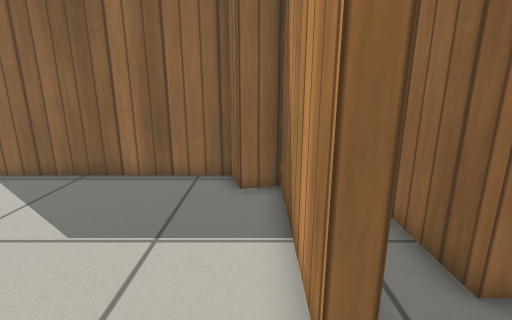
view 1 (above)

16 first-person views from a walk through a Gazebo world. The camera is 0.73 m above the floor, tilts 14° down and sees 85° across. The lines on the ground mark 1 m squares. The floor is counted in squares, 0.25 m on a side. Each view is taken from the middle of a square. On the plan, view 1 faces up. The plan holds only what a view shows up to about 20 squares ahead; the rest is blank. Gazebo's built-in surfaces are drawn with simple patterns.

view 2
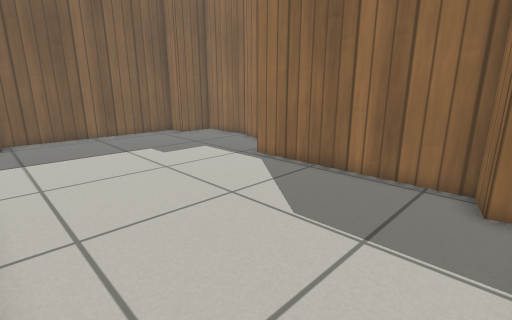

view 3
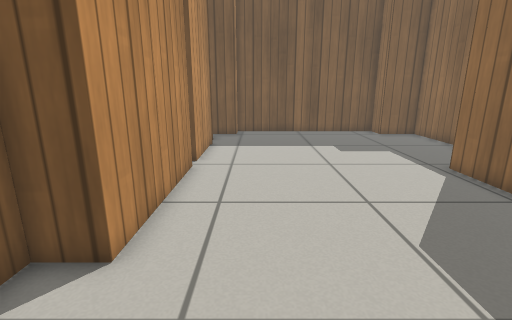

view 4
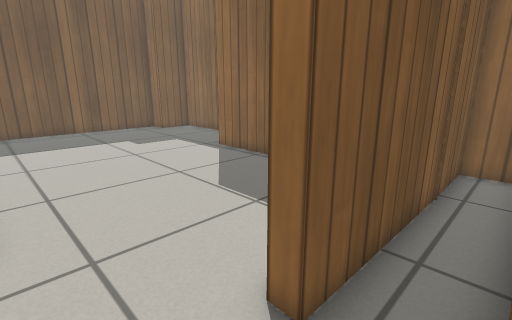

view 5
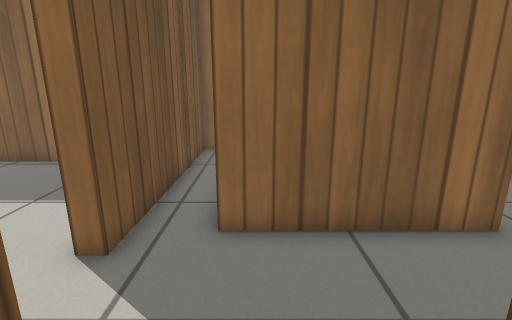

view 6
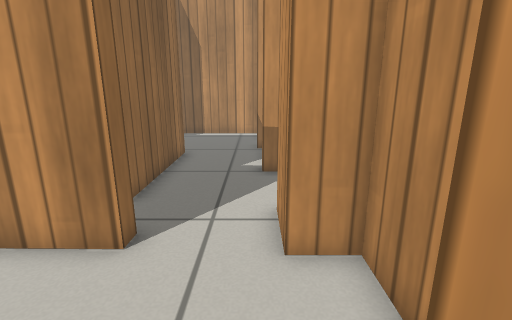

view 7
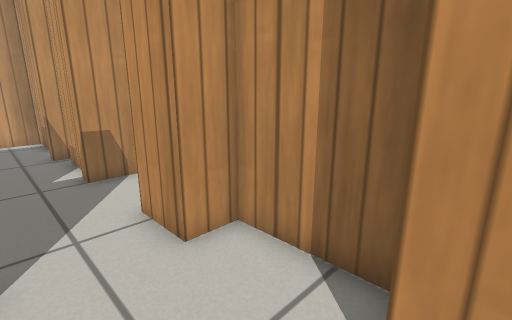

view 8
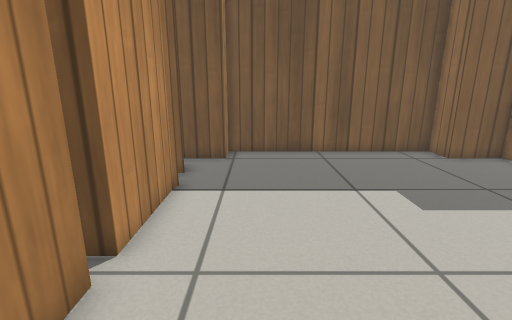

view 9
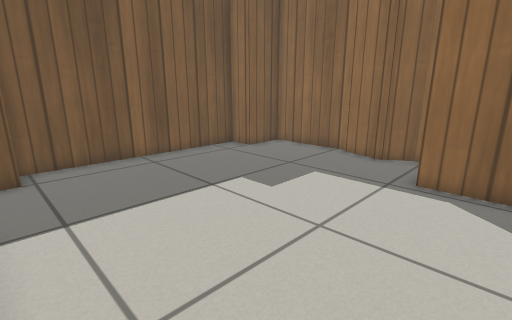

view 10
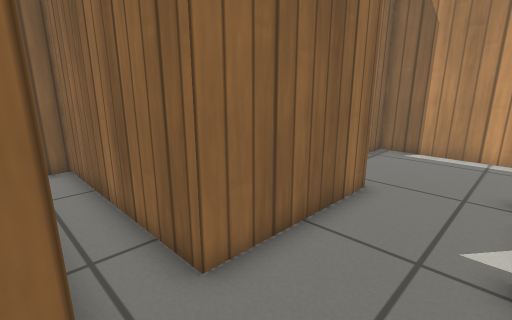

view 11
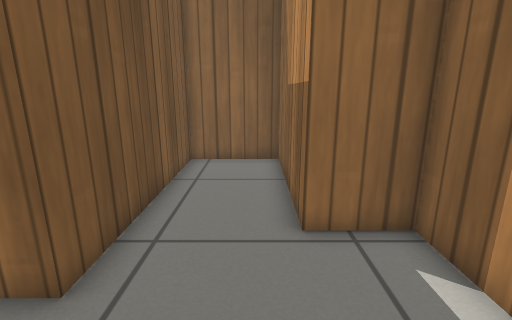

view 12
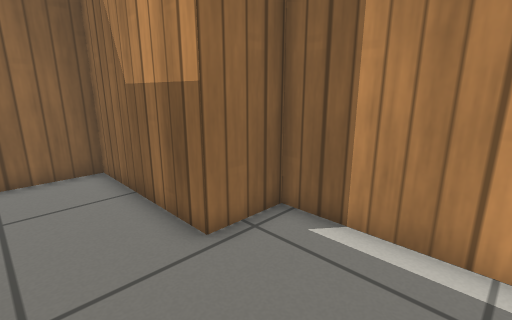

view 13
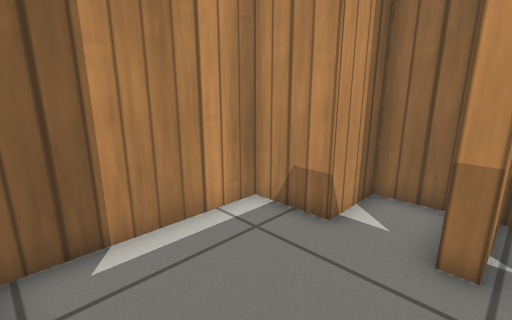

view 14
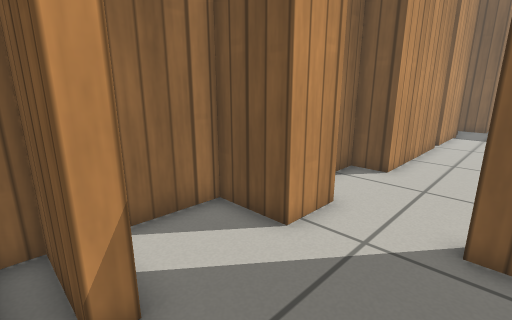

view 15
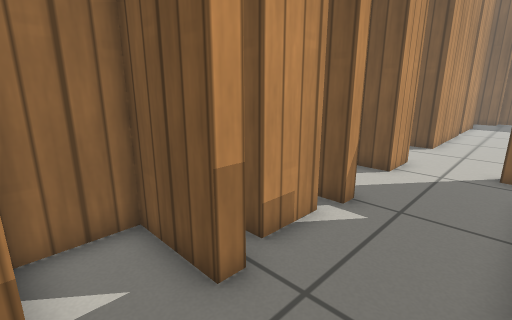

view 16
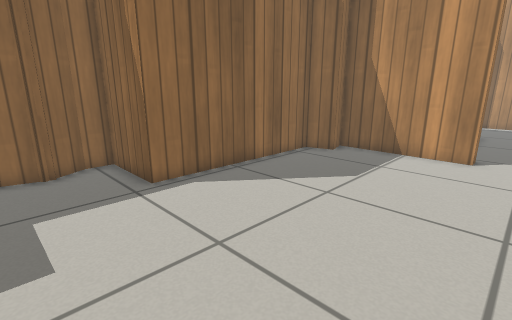

### Floor plan
Points are (right, up) in squares from view 1. A wall is a line through its corners. A room is listed if a view was taken in it or the views show most of it. See-through windows are left out.
Room 1 (views 1, 2, 6, 7, 8, 9, 16)
walls: (-9.8, -0.5) (-3.3, -0.5) (-3.3, -1.9) (0.7, -1.9) (0.7, -0.5); (-14.1, -0.5) (-10.5, -0.5); (-13.4, 12.9) (-18, 12.9) (-18, 10.5) (-19.4, 10.5) (-19.4, 0.7) (-18, 0.7) (-18, -1.3); (0.7, 2.5) (0.8, 8.3) (-0.5, 8) (-0.9, 9.4) (-9.3, 9.4) (-9.3, 12.9) (-10.2, 12.9) (-11.6, 12.1) (-13.4, 12.6)
ways out: opening at (1, 1) to room 2
Room 2 (views 3, 4, 5, 10, 14)
walls: (7.2, -0.5) (9.2, -0.5); (0.7, -0.5) (2.5, -0.5) (2.5, -3.1) (5.1, -3.1); (5.9, -1.9) (5.9, -0.2) (6.5, -0.2) (6.5, -3); (9.2, 3.4) (3.2, 3.4) (3.2, 11.8) (1.4, 11.8) (1.3, 2.5) (0.7, 2.5); (10.2, -2.9) (10.2, -0.1)
ways out: opening at (1, 1) to room 1; opening at (9, 2) to room 3
Room 3 (views 11, 12, 13, 15)
walls: (10.2, -0.1) (10.8, -0.1) (10.8, -2.9) (13, -2.8) (13, -0.5) (15.4, -0.5) (15.4, 5.4) (13, 5.4) (13, 11.8) (9.2, 11.8) (9.2, 3.4)
ways out: opening at (9, 2) to room 2

Where each view was taken, in squares from view 1:
view 1: 0 up, 0 right, facing up
view 2: 0 up, 0 right, facing up-left
view 3: 2 up, 1 right, facing left
view 4: 0 up, 3 right, facing up-left
view 5: 2 down, 4 right, facing up
view 6: 0 up, 4 left, facing right
view 7: 2 up, 4 left, facing down-right
view 8: 2 up, 6 left, facing left
view 9: 0 up, 7 left, facing up-left
view 10: 0 up, 1 right, facing up-right
view 11: 0 up, 12 right, facing up
view 12: 1 up, 10 right, facing up-right
view 13: 5 up, 10 right, facing down-right
view 14: 3 up, 7 right, facing down-left
view 15: 3 up, 13 right, facing down-left
view 16: 1 up, 13 left, facing up-right
